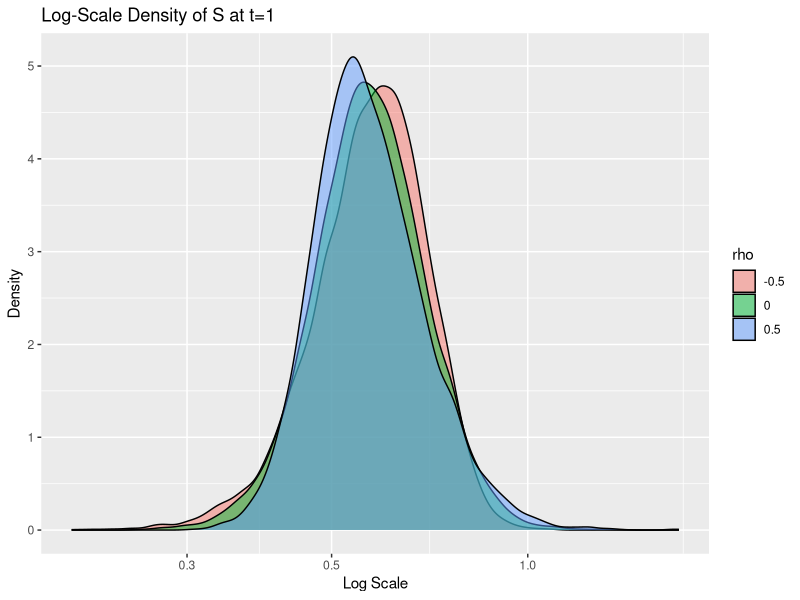
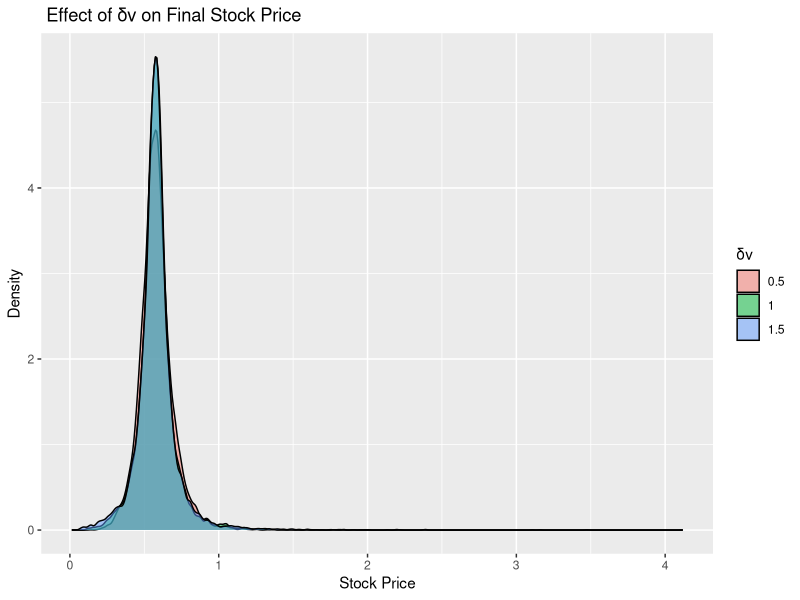
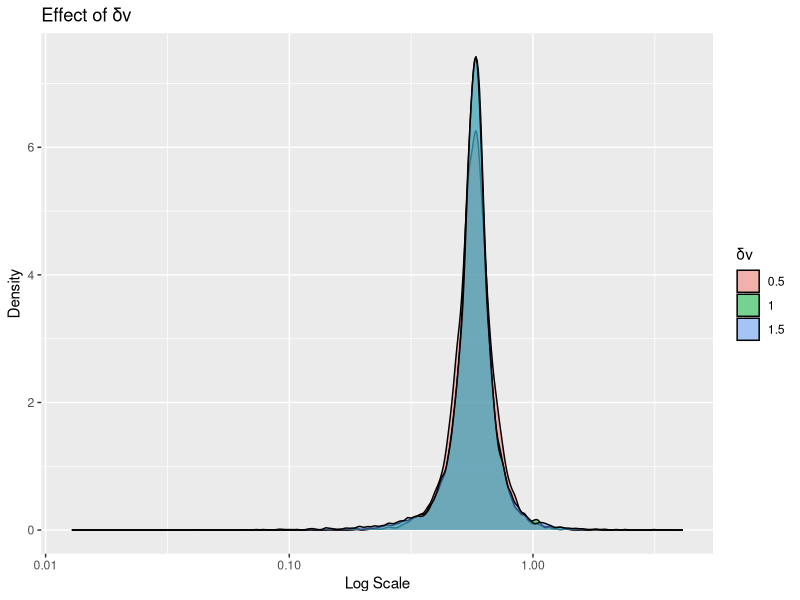
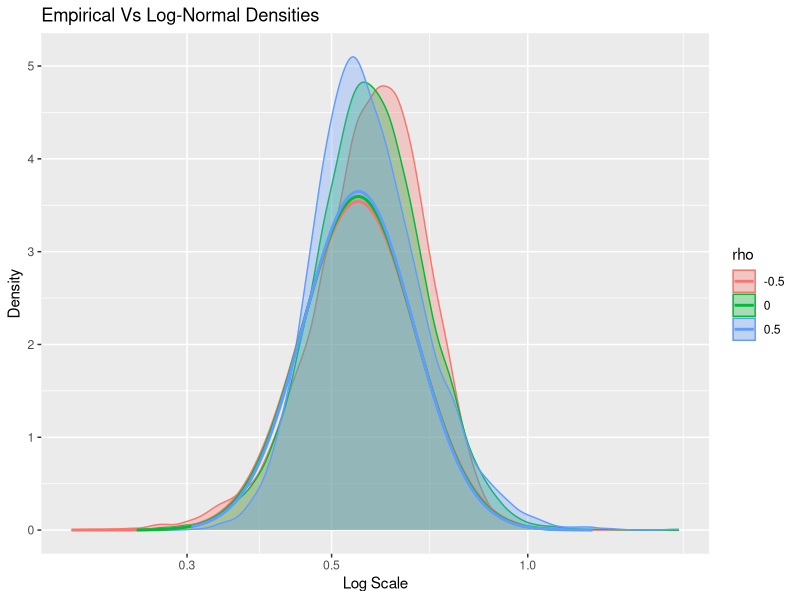
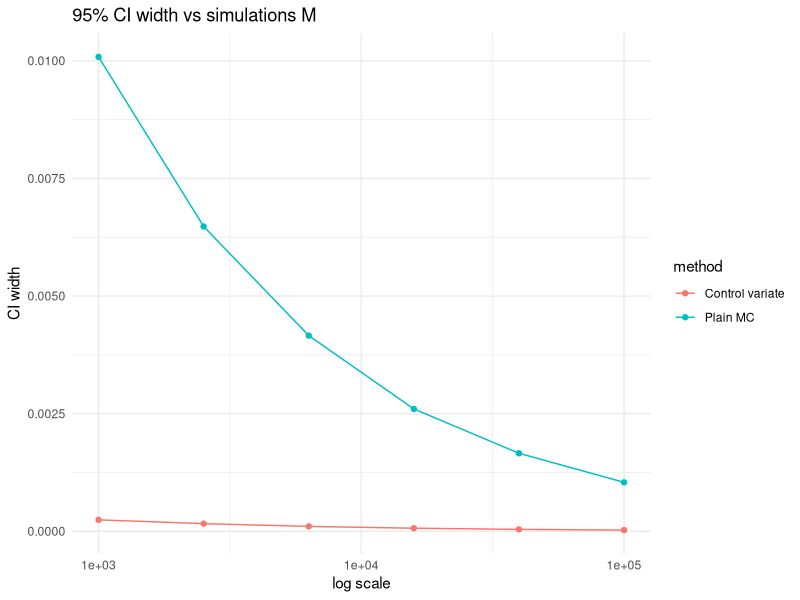

Write the R code that produced these figures, in order.
library(tidyverse)
library(ggplot2)

# Question 1
mu <- 0.15
V_Bar <- 0.04
delta_v <- 0.2
kappa_v <- 1
S0 <- 0.5
V0 <- V_Bar
Time_T <- 1
Step_Size <- 1000
N_Simulations <- 10000
dt <- Time_T/Step_Size
Corr <- c(-0.5, 0, 0.5)

Sim_SV <- function(rho, delta_v, seed = 42){
  set.seed(seed)
  
  S <- matrix(NA_real_, nrow = N_Simulations, ncol = Step_Size +1 )
  V <- matrix(NA_real_, nrow = N_Simulations, ncol = Step_Size +1 )
  
  S[,1] <- S0
  V[,1]<- V0
  
  for (t in 1:Step_Size) {
    z1 <- rnorm(N_Simulations)
    z2 <- rho* z1 + sqrt(1-rho^2) * rnorm(N_Simulations)
    
    V_T <- pmax(V[,t], 0)
    
    V[, t+1] <- pmax(
      V[, t] + kappa_v * (V_Bar - V[, t]) * dt +
        delta_v * sqrt(V_T) * sqrt(dt) * z2,
      0
    )

    S[, t+1] <- S[, t] * exp((mu - 0.5 * V_T) * dt + sqrt(V_T * dt) * z1)
    
  }
  
  tibble(
    Final_S = S[, Step_Size + 1],
    rho = factor(rho),
    delta_v = delta_v
  )
}

set.seed(123)

RhoTest <- map_dfr(Corr, ~Sim_SV(rho = .x, delta_v = 0.2))

RhoTest |>
  ggplot(aes(x = Final_S, fill = rho))+
  geom_density(alpha = 0.5) +
  scale_x_log10()+
  labs(
    title = "Log-Scale Density of S at t=1",
    x = "Log Scale",
    y = "Density"
  )

Delta_Array <- c(0.5, 1, 1.5)
New_RhoTest <- map_dfr(Delta_Array, ~Sim_SV(rho = 0, delta_v = .x))

New_RhoTest |>
  ggplot(aes(x = Final_S, fill = factor(delta_v)))+
  geom_density(alpha = 0.5)+
  labs(
    title = " Effect of δv on Final Stock Price",
    x = "Stock Price",
    y = "Density",
    fill = "δv"
  )

New_RhoTest |>
  ggplot(aes(x = Final_S, fill = factor(delta_v)))+
  geom_density( alpha = 0.5) +
  scale_x_log10()+
  labs(
    title = "Effect of δv ",
    x = "Log Scale",
    y = "Density",
    fill = "δv"
  )

lognorm_dist <- RhoTest |>
  group_by(rho) |>
  summarise(
    mu_hat = mean(log(Final_S)),
    sigma_hat = sd(log(Final_S)),
    .groups = "drop"
  )

lognorm_dist

Difference <- RhoTest |>
  group_by(rho) |>
  summarise(x = list(seq(min(Final_S), quantile(Final_S, 0.999), length.out = 500)))|>
  unnest(x) |>
  left_join(lognorm_dist, by = "rho") |>
  mutate(dln = dlnorm(x, meanlog = mu_hat, sdlog = sigma_hat))
  
ggplot(RhoTest, aes(x = Final_S, color = rho)) +
  geom_density(aes(fill = rho), alpha = 0.3)+
  geom_line(data = Difference, aes(x=x, y = dln, color = rho),
            linewidth = 1) +
  scale_x_log10()+
  labs(
    title = "Empirical Vs Log-Normal Densities",
    x="Log Scale",
    y = "Density"
  )
  
#Question 2
# a) GBM Discretization
S0 <- 100
r <- 0.05
sigma <- 0.2
Time_T <- 1
N <- 50
M <- 100000
dt <- Time_T/N
Simm <- (1:N)*dt

set.seed(1)

GBM <- function(M,N,dt,S0, r, sigma){
  z <- matrix(rnorm(M*N), nrow = M, ncol = N)
  incr <- (r - 0.5* sigma^2) * dt + sigma * sqrt(dt) * z
  log_s <- cbind(log(S0), t(apply(incr, 1,cumsum)))
  S <- exp(log_s)
  S
}

paths <- GBM(M,N,dt,S0,r,sigma)
S_grid <- paths[, -1, drop = FALSE]
S_T <- S_grid[, N]
S_Bar <- rowMeans(S_grid)

payoff_x <- pmax(S_T - S_Bar, 0)
discrete_x <- exp(-r * Time_T) * payoff_x

Cmc <- mean(discrete_x)
SE_Cmc <- sd(discrete_x)/sqrt(M) #Standard Error
CI_Cmc <- Cmc + c(-1,1) * 1.96 * SE_Cmc # Confidence Interval

list(
  CMC = Cmc,
  CI95 = CI_Cmc
)

# b) Control Variate
Asian_Call <- function(S0, r, sigma, Time_T, N){
  ti <- (1:N)*(Time_T/N)
  Summ_t <- sum(ti)
  Summ_min <- sum(pmin(rep(ti, each =N), rep(ti, times = N)))
  
  M_G <- log(S0) + (r - 0.5 * sigma^2) * (Summ_t/N)
  V_G <- (sigma^2 / N^2) * Summ_min
  
 Var_ST <- sigma^2 * Time_T
 Cov <- (sigma^2/N) * Summ_t
 Var_ex <- Var_ST + V_G -2 * Cov
 sigma_ex <- sqrt(Var_ex/Time_T)
 
 S1 <- S0
 S2 <- exp(M_G + 0.5 * V_G - r * Time_T)
 
 d1 <- (log(S1/S2)+0.5 * sigma_ex^2 * Time_T)/(sigma_ex* sqrt(Time_T))
 d2 <- d1 - sigma_ex * sqrt(Time_T)
 
 mu_Y <- S1 * pnorm(d1) - S2 * pnorm(d2)
 mu_Y
}

mu_Y <- Asian_Call(S0, r, sigma, Time_T, N)
Geo_S <- exp(rowMeans(log(S_grid)))
payoff_y <- pmax(S_T - Geo_S, 0)
discrete_y <- exp(-r * Time_T) * payoff_y

theta_hat <-cov(discrete_x, discrete_y) / var(discrete_y)
z <- discrete_x+ theta_hat * (mu_Y - discrete_y)

Ccv <- mean(z)
SE_Ccv <- sd(z)/sqrt(M)
CI_Ccv <- Ccv + c(-1,1) * 1.96 * SE_Ccv

list(
  CCV = Ccv,
  CI95_Ccv = CI_Ccv,
  theta_hat = theta_hat,
  mu_Y = mu_Y
)

# c)
Var_MC <- var(discrete_x)
Var_CV <- var(z)
VR <- 100*(1 - Var_CV/Var_MC)

tibble(
  estimator = c("Plain MC", "With Control Variate"),
  price = c(Cmc, Ccv),
  SE = c(SE_Cmc, SE_Ccv),
  CI_Low = c(CI_Cmc[1], CI_Ccv[1]),
  CI_High = c(CI_Cmc[2], CI_Ccv[2])
) |>
  print()

cat(sprintf("Variance Reduction: %.1f%%\n", VR)) # Variance Reduction: 99%, 0.1% of the variance is uncorrelated to the plain MC

# d) CI 
CV_Price <- function(M,N,sigma, seed=1){
  set.seed(seed)
  dt<- Time_T/N
  S_Paths <- GBM(M,N,dt,S0,r,sigma)
  S_grid <- S_Paths[,-1,drop = FALSE]
  S_T <- S_grid[,N]
  S_Bar <- rowMeans(S_grid)
  X<- exp(-r * Time_T) * pmax(S_T -S_Bar,0)
  
  G <- exp(rowMeans(log(S_grid)))
  Y <- exp(-r *Time_T) * pmax(S_T - G, 0)
  MuY <- Asian_Call(S0, r, sigma, Time_T, N)
  
  theta <- cov(X,Y)/var(Y)
  z <- X + theta * (MuY - Y)
  
  c(MC = mean(X), SE_MC = sd(X)/sqrt(M),
  CV = mean(z), SE_Cv = sd(z)/sqrt(M)
  )
}

Ms <- round(exp(seq(log(1e3), log(1e5), length.out = 6)))
res_m <- map_dfr(Ms, \(m) {
  out <- CV_Price(M = m, N = N, sigma = sigma, seed = 123)
  tibble(
    M = m,
    mc_low = out["MC"] - 1.96 * out["SE_MC"],
    mc_high = out["MC"] + 1.96 * out["SE_MC"],
    cv_low = out["CV"] - 1.96 * out["SE_Cv"],
    cv_high = out["CV"] + 1.96 * out["SE_Cv"]
  )
})

res_m |>
  mutate(
    width_mc = mc_high - mc_low,
    width_cv = cv_high - cv_low
  ) |>
  pivot_longer(starts_with("width_"), names_to = "method", values_to = "width") |>
  mutate(method = recode(method, width_mc = "Plain MC", width_cv = "Control variate")) |>
  ggplot(aes(x = M, y = width, color = method)) +
  geom_line() + geom_point() +
  scale_x_log10() +
  labs(title = "95% CI width vs simulations M",
       x = "log scale", y = "CI width") +
  theme_minimal()



